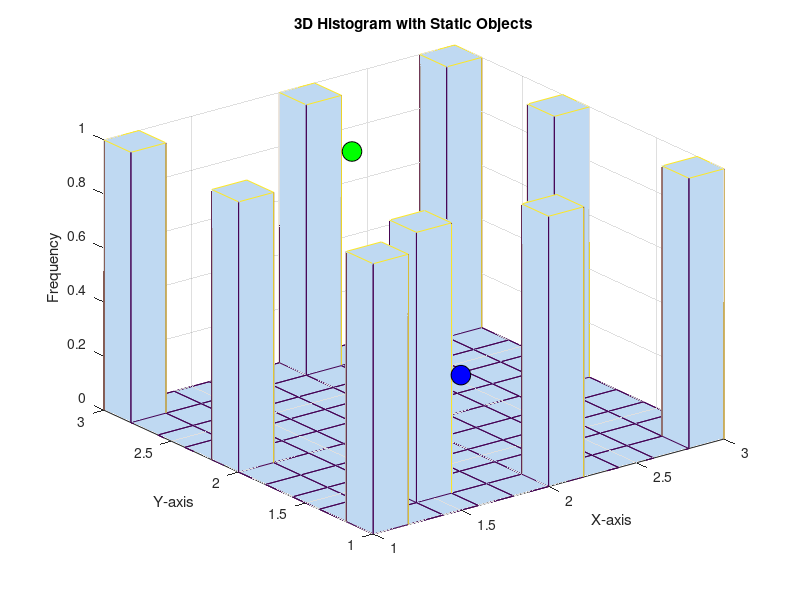

The MATLAB script that drew this image:
x = [1 1; 1 2; 1 3; 2 1; 1.5 1.25; 2 3; 3 1; 3 2; 3 3];
hist3(x);

% Set up the axes
xlabel('X-axis');
ylabel('Y-axis');
zlabel('Frequency');
title('3D Histogram with Static Objects');

% Define positions for static objects
staticObjects = [1.5 1.5 0.5; 2.5 2.5 0.5; 1.5 2.5 0.5; 2.5 1.5 0.5]; % Add more objects as needed

% Define positions for anchors (LOS and NLOS)
LOS_anchor = [1.8, 2.2, 1.0];  % LOS anchor
NLOS_anchor = [1.5, 1, 0.5]; % NLOS anchor

% Plot static objects
hold on;
scatter3(staticObjects(:, 1), staticObjects(:, 2), staticObjects(:, 3), 100, 'filled', 'MarkerFaceColor', 'r');

% Plot anchors
scatter3(LOS_anchor(1), LOS_anchor(2), LOS_anchor(3), 200, 'filled', 'MarkerFaceColor', 'g', 'MarkerEdgeColor', 'k'); % LOS anchor
scatter3(NLOS_anchor(1), NLOS_anchor(2), NLOS_anchor(3), 200, 'filled', 'MarkerFaceColor', 'b', 'MarkerEdgeColor', 'k'); % NLOS anchor

hold off;

% Speed of light
c = 3e8; % meters per second

% Calculate actual distances between static objects and anchors
actual_distance_LOS = sqrt(sum((staticObjects - repmat(LOS_anchor, size(staticObjects,1), 1)).^2, 2));
actual_distance_NLOS = sqrt(sum((staticObjects - repmat(NLOS_anchor, size(staticObjects,1), 1)).^2, 2));

% Calculate TOF for LOS
TOF_LOS = actual_distance_LOS / c;

% Calculate TDOA for NLOS (assuming tag transmits to both anchors)
TDOA_NLOS = actual_distance_LOS - sqrt(sum((staticObjects - repmat(NLOS_anchor, size(staticObjects,1), 1)).^2, 2)) / c;

% Display results
disp('TOF for LOS (seconds):');
disp(TOF_LOS');

disp('TDOA for NLOS (seconds):');
disp(TDOA_NLOS');

% Estimated position for LOS (assuming perfect TOF measurement)
estimated_LOS = repmat(LOS_anchor, size(staticObjects, 1), 1) + TOF_LOS .* [1, 1, 1];

% Estimated position for NLOS using centroid (not very accurate)
estimated_NLOS = mean([LOS_anchor; NLOS_anchor], 1);

% Calculate errors between original positions and estimated positions
error_LOS = sqrt(sum((staticObjects - estimated_LOS).^2, 2));
error_NLOS = sqrt(sum((staticObjects - repmat(estimated_NLOS, size(staticObjects, 1), 1)).^2, 2));

% Display results
disp('Error between estimated and original positions (LOS) in meters:');
disp(error_LOS');

disp('Error between estimated and original positions (NLOS) in meters:');
disp(error_NLOS');
